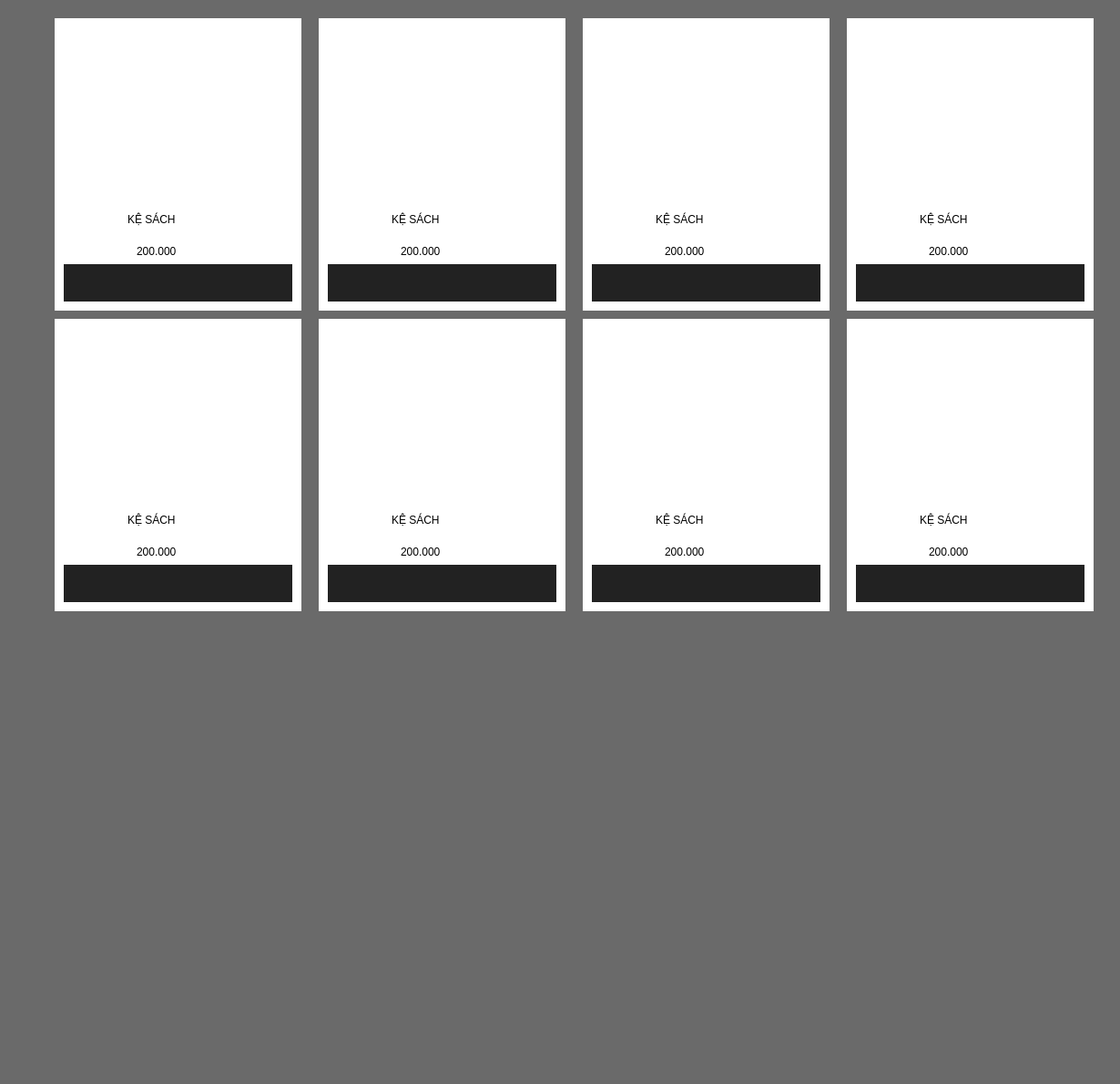
            <widget class="QWidget" name="noel">
             <property name="styleSheet">
              <string notr="true">background-color:rgb(106, 106, 106)</string>
             </property>
             <widget class="QWidget" name="widget_5" native="true">
              <property name="geometry">
               <rect>
                <x>60</x>
                <y>20</y>
                <width>1161</width>
                <height>1161</height>
               </rect>
              </property>
              <widget class="QWidget" name="widget_49" native="true">
               <property name="geometry">
                <rect>
                 <x>0</x>
                 <y>0</y>
                 <width>271</width>
                 <height>321</height>
                </rect>
               </property>
               <property name="styleSheet">
                <string notr="true">background-color: rgb(255, 255, 255)</string>
               </property>
               <widget class="QLabel" name="label_370">
                <property name="geometry">
                 <rect>
                  <x>90</x>
                  <y>240</y>
                  <width>91</width>
                  <height>31</height>
                 </rect>
                </property>
                <property name="styleSheet">
                 <string notr="true">color:rgb(0, 0, 0);
font: 75 15pt &quot;MS Sans Serif&quot;;</string>
                </property>
                <property name="text">
                 <string>200.000</string>
                </property>
               </widget>
               <widget class="QLabel" name="label_371">
                <property name="geometry">
                 <rect>
                  <x>10</x>
                  <y>10</y>
                  <width>251</width>
                  <height>191</height>
                 </rect>
                </property>
                <property name="text">
                 <string/>
                </property>
                <property name="pixmap">
                 <pixmap>pd_img/room/ke sach/2c268582b5d4431aaaa7151bca09d99b.jpg.webp</pixmap>
                </property>
                <property name="scaledContents">
                 <bool>true</bool>
                </property>
               </widget>
               <widget class="QLabel" name="label_372">
                <property name="geometry">
                 <rect>
                  <x>80</x>
                  <y>200</y>
                  <width>111</width>
                  <height>41</height>
                 </rect>
                </property>
                <property name="styleSheet">
                 <string notr="true">color:rgb(0, 0, 0);
font: 75 15pt &quot;MS Sans Serif&quot;;</string>
                </property>
                <property name="text">
                 <string>KỆ SÁCH</string>
                </property>
               </widget>
               <widget class="QPushButton" name="bt_kesach_117">
                <property name="geometry">
                 <rect>
                  <x>10</x>
                  <y>270</y>
                  <width>251</width>
                  <height>41</height>
                 </rect>
                </property>
                <property name="styleSheet">
                 <string notr="true">background-color: rgb(34, 34, 34);
border-radius: 5px solid 0;
border: 10px;
</string>
                </property>
                <property name="text">
                 <string/>
                </property>
                <property name="icon">
                 <iconset>
                  <normaloff>buy.png</normaloff>buy.png</iconset>
                </property>
                <property name="iconSize">
                 <size>
                  <width>300</width>
                  <height>300</height>
                 </size>
                </property>
               </widget>
              </widget>
              <widget class="QWidget" name="widget_50" native="true">
               <property name="geometry">
                <rect>
                 <x>290</x>
                 <y>0</y>
                 <width>271</width>
                 <height>321</height>
                </rect>
               </property>
               <property name="styleSheet">
                <string notr="true">background-color: rgb(255, 255, 255)</string>
               </property>
               <widget class="QLabel" name="label_373">
                <property name="geometry">
                 <rect>
                  <x>90</x>
                  <y>240</y>
                  <width>91</width>
                  <height>31</height>
                 </rect>
                </property>
                <property name="styleSheet">
                 <string notr="true">color:rgb(0, 0, 0);
font: 75 15pt &quot;MS Sans Serif&quot;;</string>
                </property>
                <property name="text">
                 <string>200.000</string>
                </property>
               </widget>
               <widget class="QLabel" name="label_374">
                <property name="geometry">
                 <rect>
                  <x>10</x>
                  <y>10</y>
                  <width>251</width>
                  <height>191</height>
                 </rect>
                </property>
                <property name="text">
                 <string/>
                </property>
                <property name="pixmap">
                 <pixmap>pd_img/room/ke sach/2c268582b5d4431aaaa7151bca09d99b.jpg.webp</pixmap>
                </property>
                <property name="scaledContents">
                 <bool>true</bool>
                </property>
               </widget>
               <widget class="QLabel" name="label_375">
                <property name="geometry">
                 <rect>
                  <x>80</x>
                  <y>200</y>
                  <width>111</width>
                  <height>41</height>
                 </rect>
                </property>
                <property name="styleSheet">
                 <string notr="true">color:rgb(0, 0, 0);
font: 75 15pt &quot;MS Sans Serif&quot;;</string>
                </property>
                <property name="text">
                 <string>KỆ SÁCH</string>
                </property>
               </widget>
               <widget class="QPushButton" name="bt_kesach_118">
                <property name="geometry">
                 <rect>
                  <x>10</x>
                  <y>270</y>
                  <width>251</width>
                  <height>41</height>
                 </rect>
                </property>
                <property name="styleSheet">
                 <string notr="true">background-color: rgb(34, 34, 34);
border-radius: 5px solid 0;
border: 10px;
</string>
                </property>
                <property name="text">
                 <string/>
                </property>
                <property name="icon">
                 <iconset>
                  <normaloff>buy.png</normaloff>buy.png</iconset>
                </property>
                <property name="iconSize">
                 <size>
                  <width>300</width>
                  <height>300</height>
                 </size>
                </property>
               </widget>
              </widget>
              <widget class="QWidget" name="widget_51" native="true">
               <property name="geometry">
                <rect>
                 <x>580</x>
                 <y>0</y>
                 <width>271</width>
                 <height>321</height>
                </rect>
               </property>
               <property name="styleSheet">
                <string notr="true">background-color: rgb(255, 255, 255)</string>
               </property>
               <widget class="QLabel" name="label_376">
                <property name="geometry">
                 <rect>
                  <x>90</x>
                  <y>240</y>
                  <width>91</width>
                  <height>31</height>
                 </rect>
                </property>
                <property name="styleSheet">
                 <string notr="true">color:rgb(0, 0, 0);
font: 75 15pt &quot;MS Sans Serif&quot;;</string>
                </property>
                <property name="text">
                 <string>200.000</string>
                </property>
               </widget>
               <widget class="QLabel" name="label_377">
                <property name="geometry">
                 <rect>
                  <x>10</x>
                  <y>10</y>
                  <width>251</width>
                  <height>191</height>
                 </rect>
                </property>
                <property name="text">
                 <string/>
                </property>
                <property name="pixmap">
                 <pixmap>pd_img/room/ke sach/2c268582b5d4431aaaa7151bca09d99b.jpg.webp</pixmap>
                </property>
                <property name="scaledContents">
                 <bool>true</bool>
                </property>
               </widget>
               <widget class="QLabel" name="label_378">
                <property name="geometry">
                 <rect>
                  <x>80</x>
                  <y>200</y>
                  <width>111</width>
                  <height>41</height>
                 </rect>
                </property>
                <property name="styleSheet">
                 <string notr="true">color:rgb(0, 0, 0);
font: 75 15pt &quot;MS Sans Serif&quot;;</string>
                </property>
                <property name="text">
                 <string>KỆ SÁCH</string>
                </property>
               </widget>
               <widget class="QPushButton" name="bt_kesach_119">
                <property name="geometry">
                 <rect>
                  <x>10</x>
                  <y>270</y>
                  <width>251</width>
                  <height>41</height>
                 </rect>
                </property>
                <property name="styleSheet">
                 <string notr="true">background-color: rgb(34, 34, 34);
border-radius: 5px solid 0;
border: 10px;
</string>
                </property>
                <property name="text">
                 <string/>
                </property>
                <property name="icon">
                 <iconset>
                  <normaloff>buy.png</normaloff>buy.png</iconset>
                </property>
                <property name="iconSize">
                 <size>
                  <width>300</width>
                  <height>300</height>
                 </size>
                </property>
               </widget>
              </widget>
              <widget class="QWidget" name="widget_52" native="true">
               <property name="geometry">
                <rect>
                 <x>870</x>
                 <y>0</y>
                 <width>271</width>
                 <height>321</height>
                </rect>
               </property>
               <property name="styleSheet">
                <string notr="true">background-color: rgb(255, 255, 255)</string>
               </property>
               <widget class="QLabel" name="label_379">
                <property name="geometry">
                 <rect>
                  <x>90</x>
                  <y>240</y>
                  <width>91</width>
                  <height>31</height>
                 </rect>
                </property>
                <property name="styleSheet">
                 <string notr="true">color:rgb(0, 0, 0);
font: 75 15pt &quot;MS Sans Serif&quot;;</string>
                </property>
                <property name="text">
                 <string>200.000</string>
                </property>
               </widget>
               <widget class="QLabel" name="label_380">
                <property name="geometry">
                 <rect>
                  <x>10</x>
                  <y>10</y>
                  <width>251</width>
                  <height>191</height>
                 </rect>
                </property>
                <property name="text">
                 <string/>
                </property>
                <property name="pixmap">
                 <pixmap>pd_img/room/ke sach/2c268582b5d4431aaaa7151bca09d99b.jpg.webp</pixmap>
                </property>
                <property name="scaledContents">
                 <bool>true</bool>
                </property>
               </widget>
               <widget class="QLabel" name="label_381">
                <property name="geometry">
                 <rect>
                  <x>80</x>
                  <y>200</y>
                  <width>111</width>
                  <height>41</height>
                 </rect>
                </property>
                <property name="styleSheet">
                 <string notr="true">color:rgb(0, 0, 0);
font: 75 15pt &quot;MS Sans Serif&quot;;</string>
                </property>
                <property name="text">
                 <string>KỆ SÁCH</string>
                </property>
               </widget>
               <widget class="QPushButton" name="bt_kesach_120">
                <property name="geometry">
                 <rect>
                  <x>10</x>
                  <y>270</y>
                  <width>251</width>
                  <height>41</height>
                 </rect>
                </property>
                <property name="styleSheet">
                 <string notr="true">background-color: rgb(34, 34, 34);
border-radius: 5px solid 0;
border: 10px;
</string>
                </property>
                <property name="text">
                 <string/>
                </property>
                <property name="icon">
                 <iconset>
                  <normaloff>buy.png</normaloff>buy.png</iconset>
                </property>
                <property name="iconSize">
                 <size>
                  <width>300</width>
                  <height>300</height>
                 </size>
                </property>
               </widget>
              </widget>
              <widget class="QWidget" name="widget_53" native="true">
               <property name="geometry">
                <rect>
                 <x>0</x>
                 <y>330</y>
                 <width>271</width>
                 <height>321</height>
                </rect>
               </property>
               <property name="styleSheet">
                <string notr="true">background-color: rgb(255, 255, 255)</string>
               </property>
               <widget class="QLabel" name="label_382">
                <property name="geometry">
                 <rect>
                  <x>90</x>
                  <y>240</y>
                  <width>91</width>
                  <height>31</height>
                 </rect>
                </property>
                <property name="styleSheet">
                 <string notr="true">color:rgb(0, 0, 0);
font: 75 15pt &quot;MS Sans Serif&quot;;</string>
                </property>
                <property name="text">
                 <string>200.000</string>
                </property>
               </widget>
               <widget class="QLabel" name="label_383">
                <property name="geometry">
                 <rect>
                  <x>10</x>
                  <y>10</y>
                  <width>251</width>
                  <height>191</height>
                 </rect>
                </property>
                <property name="text">
                 <string/>
                </property>
                <property name="pixmap">
                 <pixmap>pd_img/room/ke sach/2c268582b5d4431aaaa7151bca09d99b.jpg.webp</pixmap>
                </property>
                <property name="scaledContents">
                 <bool>true</bool>
                </property>
               </widget>
               <widget class="QLabel" name="label_384">
                <property name="geometry">
                 <rect>
                  <x>80</x>
                  <y>200</y>
                  <width>111</width>
                  <height>41</height>
                 </rect>
                </property>
                <property name="styleSheet">
                 <string notr="true">color:rgb(0, 0, 0);
font: 75 15pt &quot;MS Sans Serif&quot;;</string>
                </property>
                <property name="text">
                 <string>KỆ SÁCH</string>
                </property>
               </widget>
               <widget class="QPushButton" name="bt_kesach_121">
                <property name="geometry">
                 <rect>
                  <x>10</x>
                  <y>270</y>
                  <width>251</width>
                  <height>41</height>
                 </rect>
                </property>
                <property name="styleSheet">
                 <string notr="true">background-color: rgb(34, 34, 34);
border-radius: 5px solid 0;
border: 10px;
</string>
                </property>
                <property name="text">
                 <string/>
                </property>
                <property name="icon">
                 <iconset>
                  <normaloff>buy.png</normaloff>buy.png</iconset>
                </property>
                <property name="iconSize">
                 <size>
                  <width>300</width>
                  <height>300</height>
                 </size>
                </property>
               </widget>
              </widget>
              <widget class="QWidget" name="widget_54" native="true">
               <property name="geometry">
                <rect>
                 <x>290</x>
                 <y>330</y>
                 <width>271</width>
                 <height>321</height>
                </rect>
               </property>
               <property name="styleSheet">
                <string notr="true">background-color: rgb(255, 255, 255)</string>
               </property>
               <widget class="QLabel" name="label_385">
                <property name="geometry">
                 <rect>
                  <x>90</x>
                  <y>240</y>
                  <width>91</width>
                  <height>31</height>
                 </rect>
                </property>
                <property name="styleSheet">
                 <string notr="true">color:rgb(0, 0, 0);
font: 75 15pt &quot;MS Sans Serif&quot;;</string>
                </property>
                <property name="text">
                 <string>200.000</string>
                </property>
               </widget>
               <widget class="QLabel" name="label_386">
                <property name="geometry">
                 <rect>
                  <x>10</x>
                  <y>10</y>
                  <width>251</width>
                  <height>191</height>
                 </rect>
                </property>
                <property name="text">
                 <string/>
                </property>
                <property name="pixmap">
                 <pixmap>pd_img/room/ke sach/2c268582b5d4431aaaa7151bca09d99b.jpg.webp</pixmap>
                </property>
                <property name="scaledContents">
                 <bool>true</bool>
                </property>
               </widget>
               <widget class="QLabel" name="label_387">
                <property name="geometry">
                 <rect>
                  <x>80</x>
                  <y>200</y>
                  <width>111</width>
                  <height>41</height>
                 </rect>
                </property>
                <property name="styleSheet">
                 <string notr="true">color:rgb(0, 0, 0);
font: 75 15pt &quot;MS Sans Serif&quot;;</string>
                </property>
                <property name="text">
                 <string>KỆ SÁCH</string>
                </property>
               </widget>
               <widget class="QPushButton" name="bt_kesach_122">
                <property name="geometry">
                 <rect>
                  <x>10</x>
                  <y>270</y>
                  <width>251</width>
                  <height>41</height>
                 </rect>
                </property>
                <property name="styleSheet">
                 <string notr="true">background-color: rgb(34, 34, 34);
border-radius: 5px solid 0;
border: 10px;
</string>
                </property>
                <property name="text">
                 <string/>
                </property>
                <property name="icon">
                 <iconset>
                  <normaloff>buy.png</normaloff>buy.png</iconset>
                </property>
                <property name="iconSize">
                 <size>
                  <width>300</width>
                  <height>300</height>
                 </size>
                </property>
               </widget>
              </widget>
              <widget class="QWidget" name="widget_55" native="true">
               <property name="geometry">
                <rect>
                 <x>580</x>
                 <y>330</y>
                 <width>271</width>
                 <height>321</height>
                </rect>
               </property>
               <property name="styleSheet">
                <string notr="true">background-color: rgb(255, 255, 255)</string>
               </property>
               <widget class="QLabel" name="label_388">
                <property name="geometry">
                 <rect>
                  <x>90</x>
                  <y>240</y>
                  <width>91</width>
                  <height>31</height>
                 </rect>
                </property>
                <property name="styleSheet">
                 <string notr="true">color:rgb(0, 0, 0);
font: 75 15pt &quot;MS Sans Serif&quot;;</string>
                </property>
                <property name="text">
                 <string>200.000</string>
                </property>
               </widget>
               <widget class="QLabel" name="label_389">
                <property name="geometry">
                 <rect>
                  <x>10</x>
                  <y>10</y>
                  <width>251</width>
                  <height>191</height>
                 </rect>
                </property>
                <property name="text">
                 <string/>
                </property>
                <property name="pixmap">
                 <pixmap>pd_img/room/ke sach/2c268582b5d4431aaaa7151bca09d99b.jpg.webp</pixmap>
                </property>
                <property name="scaledContents">
                 <bool>true</bool>
                </property>
               </widget>
               <widget class="QLabel" name="label_390">
                <property name="geometry">
                 <rect>
                  <x>80</x>
                  <y>200</y>
                  <width>111</width>
                  <height>41</height>
                 </rect>
                </property>
                <property name="styleSheet">
                 <string notr="true">color:rgb(0, 0, 0);
font: 75 15pt &quot;MS Sans Serif&quot;;</string>
                </property>
                <property name="text">
                 <string>KỆ SÁCH</string>
                </property>
               </widget>
               <widget class="QPushButton" name="bt_kesach_123">
                <property name="geometry">
                 <rect>
                  <x>10</x>
                  <y>270</y>
                  <width>251</width>
                  <height>41</height>
                 </rect>
                </property>
                <property name="styleSheet">
                 <string notr="true">background-color: rgb(34, 34, 34);
border-radius: 5px solid 0;
border: 10px;
</string>
                </property>
                <property name="text">
                 <string/>
                </property>
                <property name="icon">
                 <iconset>
                  <normaloff>buy.png</normaloff>buy.png</iconset>
                </property>
                <property name="iconSize">
                 <size>
                  <width>300</width>
                  <height>300</height>
                 </size>
                </property>
               </widget>
              </widget>
              <widget class="QWidget" name="widget_56" native="true">
               <property name="geometry">
                <rect>
                 <x>870</x>
                 <y>330</y>
                 <width>271</width>
                 <height>321</height>
                </rect>
               </property>
               <property name="styleSheet">
                <string notr="true">background-color: rgb(255, 255, 255)</string>
               </property>
               <widget class="QLabel" name="label_391">
                <property name="geometry">
                 <rect>
                  <x>90</x>
                  <y>240</y>
                  <width>91</width>
                  <height>31</height>
                 </rect>
                </property>
                <property name="styleSheet">
                 <string notr="true">color:rgb(0, 0, 0);
font: 75 15pt &quot;MS Sans Serif&quot;;</string>
                </property>
                <property name="text">
                 <string>200.000</string>
                </property>
               </widget>
               <widget class="QLabel" name="label_392">
                <property name="geometry">
                 <rect>
                  <x>10</x>
                  <y>10</y>
                  <width>251</width>
                  <height>191</height>
                 </rect>
                </property>
                <property name="text">
                 <string/>
                </property>
                <property name="pixmap">
                 <pixmap>pd_img/room/ke sach/2c268582b5d4431aaaa7151bca09d99b.jpg.webp</pixmap>
                </property>
                <property name="scaledContents">
                 <bool>true</bool>
                </property>
               </widget>
               <widget class="QLabel" name="label_393">
                <property name="geometry">
                 <rect>
                  <x>80</x>
                  <y>200</y>
                  <width>111</width>
                  <height>41</height>
                 </rect>
                </property>
                <property name="styleSheet">
                 <string notr="true">color:rgb(0, 0, 0);
font: 75 15pt &quot;MS Sans Serif&quot;;</string>
                </property>
                <property name="text">
                 <string>KỆ SÁCH</string>
                </property>
               </widget>
               <widget class="QPushButton" name="bt_kesach_124">
                <property name="geometry">
                 <rect>
                  <x>10</x>
                  <y>270</y>
                  <width>251</width>
                  <height>41</height>
                 </rect>
                </property>
                <property name="styleSheet">
                 <string notr="true">background-color: rgb(34, 34, 34);
border-radius: 5px solid 0;
border: 10px;
</string>
                </property>
                <property name="text">
                 <string/>
                </property>
                <property name="icon">
                 <iconset>
                  <normaloff>buy.png</normaloff>buy.png</iconset>
                </property>
                <property name="iconSize">
                 <size>
                  <width>300</width>
                  <height>300</height>
                 </size>
                </property>
               </widget>
              </widget>
             </widget>
            </widget>
